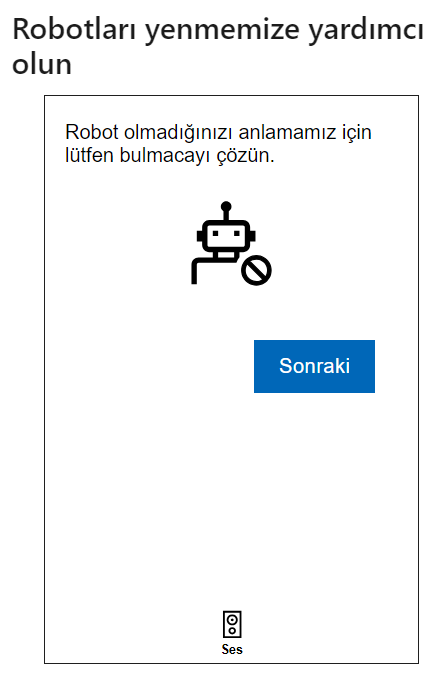
#> input picture image.png, 447 x 688 px
$ python histogramoforientedgradients.py
#> lines starting #> are read from the running program, lines starting #| are printed output that depends on the picture
from skimage import feature, io
import matplotlib.pyplot as plt

# Read the image
image = io.imread('image.png', as_gray=True)
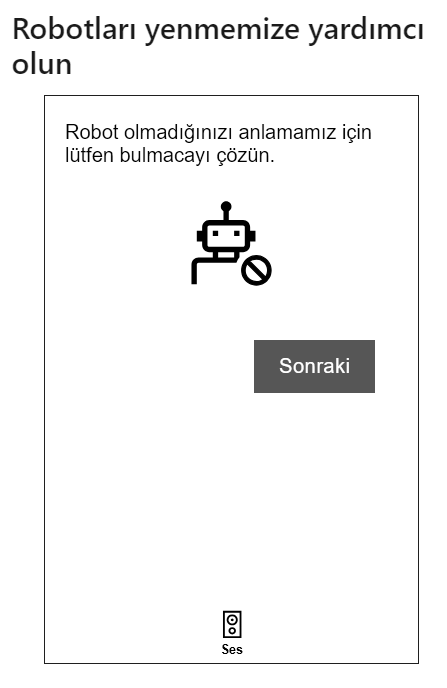
#> image: shape (688, 447) float64; min 0, max 1, mean 0.959

# Extraction of HOG feature
hog_features, hog_image = feature.hog(image, orientations=8, pixels_per_cell=(16, 16),
                                      cells_per_block=(1, 1), visualize=True)
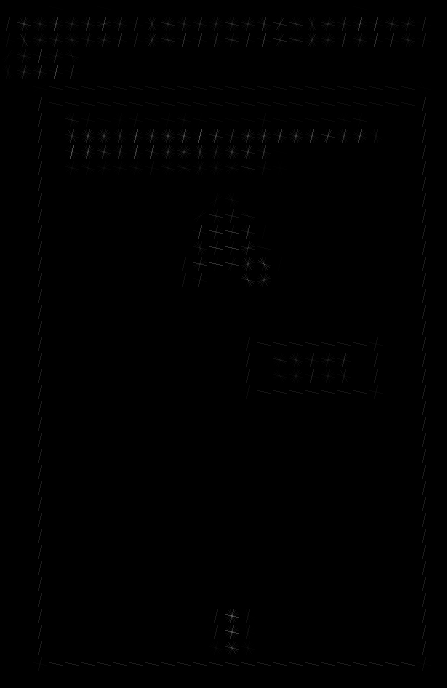
#> hog_image: shape (688, 447) float64; min 0, max 0.397, mean 0.0024
#> hog_features = 9288 values, max 1 at index 28, min 0 at index 0, mean 0.0631

# Plot the original image and the HOG image
fig, (ax1, ax2) = plt.subplots(1, 2, figsize=(8, 4), sharex=True, sharey=True)

ax1.axis('off')
ax1.imshow(image, cmap=plt.cm.gray)
ax1.set_title('Orijinal Görüntü')

ax2.axis('off')
ax2.imshow(hog_image, cmap=plt.cm.gray)
ax2.set_title('Histogram of Oriented Gradients')

plt.show()
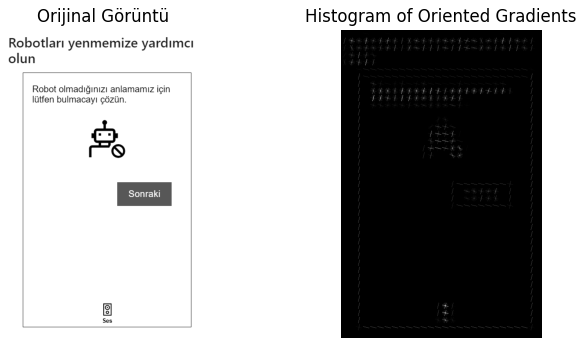
#> figure drawn by matplotlib, 2 panels
